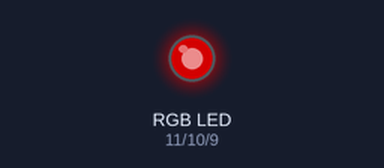
Recording of a sketch running on a simulated Arduino Uno, built with avr-gcc and run on an emulated ATmega328P. On the bench: an RGB LED mixed from three pins (HIGH = lit). Dim RGB values are drawn brighter than linear.

Above: at 0.05 s.
At 2.0 s:
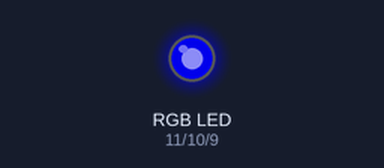
At 3.0 s:
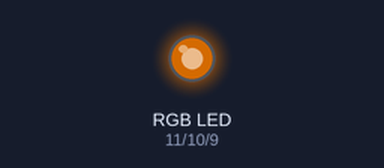
At 4.0 s:
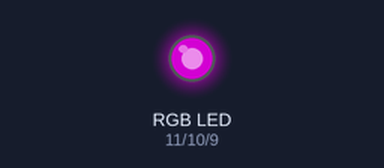
At 6.0 s:
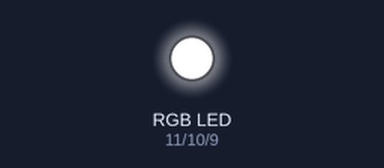
At 8.0 s:
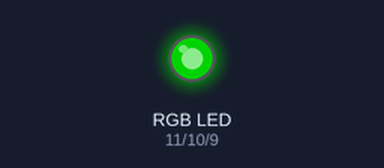
Timing chart, 0 to 10.4 s (numbered marks = the images above):
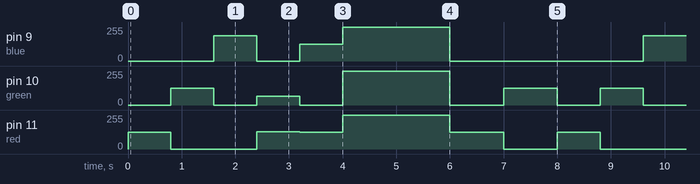

The sketch:

sketch_jan01a_LIS_DAY_8.ino
```cpp
//Day 8 code...

int red = 11;  // these are the output pins for the three LED colors
int green = 10;
int blue = 9;


void setup() {
  // set our pins to drive the LEDS (runs once)

  pinMode(red, OUTPUT);
  pinMode(green, OUTPUT);
  pinMode(blue, OUTPUT);
}

void RGB_color(int red_value, int green_value, int blue_value)
{
  // custom function to set three PWM color chanels to any given mixture

    analogWrite(red, red_value);
    analogWrite(green, green_value);
    analogWrite(blue, blue_value);
}


void loop() {
  // Cycle through several different color settings

  RGB_color(125, 0, 0); // Red
  delay(800);
  RGB_color(0, 125, 0); // Green
  delay(800);
  RGB_color(0, 0, 190); // Blue
  delay(800);
  RGB_color(128, 64, 0); // yellow
  delay(800);
  RGB_color(125, 0, 125); // Purple
  delay(800);
  RGB_color(255, 255, 255); // White
  delay(2000);
  RGB_color(125, 0, 0); // Red
  delay(1000);
  RGB_color(0, 125, 0); // Green
  delay(1000);


}
```

Measured:
- by itself, pin 9 (blue): repeats every 8.0 s: 0/255 0.80 s, 125/255 0.80 s, 255/255 2.0 s, 0/255 3.6 s, 190/255 0.80 s
- by itself, pin 11 (red): repeats every 8.0 s: 0/255 1.6 s, 128/255 0.80 s, 125/255 0.80 s, 255/255 2.0 s, 125/255 1.0 s, 0/255 1.0 s, 125/255 0.80 s
- by itself, pin 10 (green): repeats every 8.0 s: 0/255 0.80 s, 64/255 0.80 s, 0/255 0.80 s, 255/255 2.0 s, 0/255 1.0 s, 125/255 1.0 s, 0/255 0.80 s, 125/255 0.80 s
